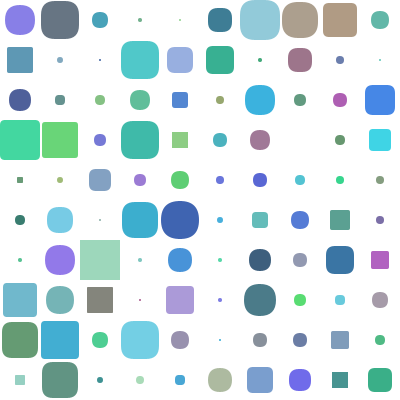
Frame 1 (no input)
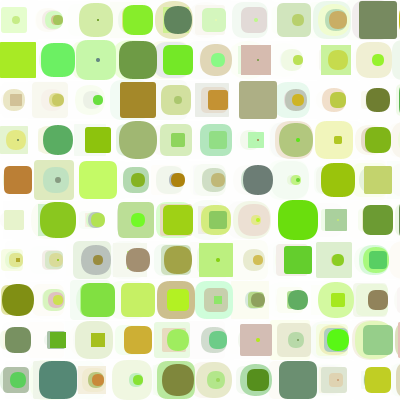
Frame 60 (the mouse pressed at the canvas centre just before this capture)
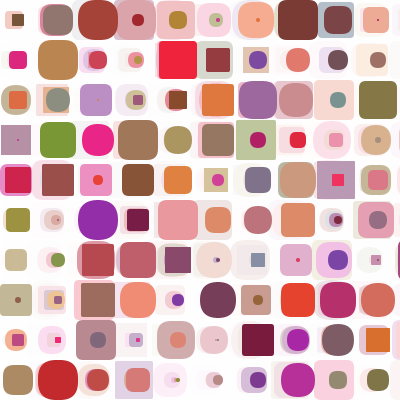
Frame 120 (the mouse held since frame 60 and released just before this capture)

The Processing sketch that drew these frames (run headless with seeded random() and noise(); from frame 60 on, the mouse is pressed at the canvas centre):

// Processing sketch: processing_110102
// ── processing_110102.pde

//Processing Composition

final int compositionSideLength = 400;
final int sideDivisor = 10;
final int stepsToClear = 30;
int offset = 0;
color colorToAverage;



void setup() {
  colorToAverage = color(0x6BBCDC);
  size(400,400);
  smooth(); //anti-alias
  background(255);
  noStroke();
  frameRate(10);
}

color randomColor() {
 int r = round((red(colorToAverage) + random(0xFF)) / 2.f);
 int g = round((green(colorToAverage) + random(0xFF)) / 2.f);
 int b = round((blue(colorToAverage) + random(0xFF)) / 2.f);
 
 return color(r,g,b);
}

void incrementAveragingColor()
{
   float r = (red(colorToAverage) + 1) % 256;
   float g = (green(colorToAverage) + 1) % 256;
   float b = (blue(colorToAverage) + 1) % 256;
   
   colorToAverage = color(r,g,b);
}

void draw() {
 
  int boxSize = compositionSideLength / sideDivisor;
  
  fill(0xFF, 120);
  rect(0, 0, compositionSideLength, compositionSideLength);
 
  for (int i = 0; i < sideDivisor; ++i) {
    for (int j = 0; j < sideDivisor; ++j) {
       fill(randomColor());
       int randomInset = round(random(0.f,boxSize/2.f));
       
       int cornerRadius = round(random(0.f,boxSize/2.f));
       int xPos = ((i * boxSize) + randomInset + offset) % compositionSideLength;
       
       rect(xPos, (j * boxSize)+randomInset, boxSize - (2*randomInset), boxSize - (2*randomInset), cornerRadius);
    }
  }
 
 
  offset = (offset + 2) % boxSize;
  
  incrementAveragingColor();
  
}
